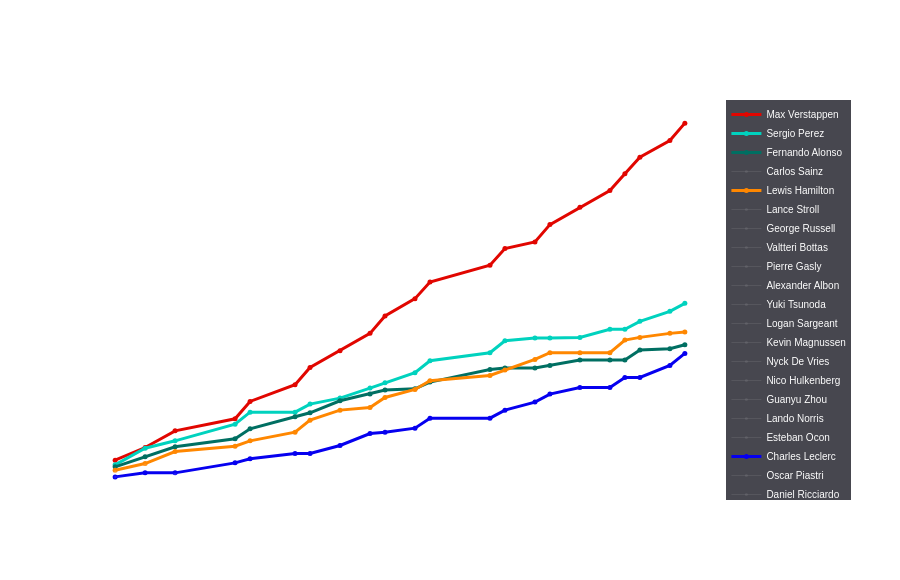

The notebook cell saved with this chart:
### Markdown cell above
## 3.4 · Season Progression — Cumulative Points
*RQ1 — How did performance evolve race by race?*

### Code cell
top5    = df_master.groupby('driver_name')['points'].sum().nlargest(5).index.tolist()
palette = [RED,'#00D2BE','#FF8700','#006F62','#0600EF']

fig = go.Figure()
for drv in df_master['driver_name'].unique():
    d      = df_master[df_master['driver_name']==drv].sort_values('race_date')
    cumpts = d['points'].cumsum().values
    is_top = drv in top5
    color  = palette[top5.index(drv)] if is_top else 'rgba(255,255,255,0.18)'
    fig.add_trace(go.Scatter(
        x=d['race_date'], y=cumpts, mode='lines+markers', name=drv,
        line=dict(width=3 if is_top else 1, color=color),
        marker=dict(size=5 if is_top else 3),
        opacity=1.0 if is_top else 0.45,
        hovertemplate=f'<b>{drv}</b><br>%{{x|%b %Y}}<br>Cumulative: %{{y}} pts<extra></extra>',
    ))

fig.update_layout(**layout_base,
    title=dict(text='Championship Points Progression — All Drivers (Top 5 highlighted)',
               font=dict(size=18,color=WHITE), x=0.02),
    xaxis=dict(title='Race Date', gridcolor='rgba(255,255,255,0.1)', color=WHITE),
    yaxis=dict(title='Cumulative Points', gridcolor='rgba(255,255,255,0.1)', color=WHITE),
    height=580, hovermode='x unified',
    legend=dict(bgcolor='rgba(26,26,36,0.8)', bordercolor='#444', font=dict(size=10), x=1.01,y=1),
    margin=dict(r=180))
fig.show()
